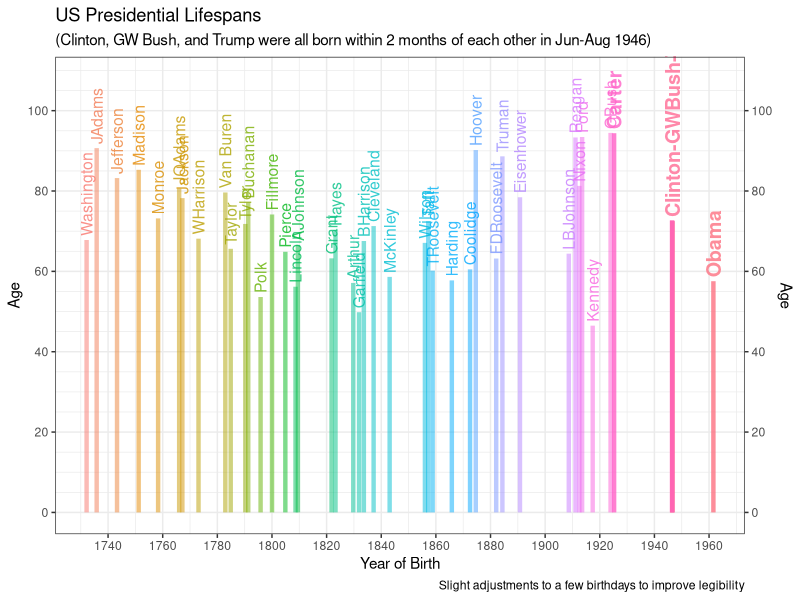
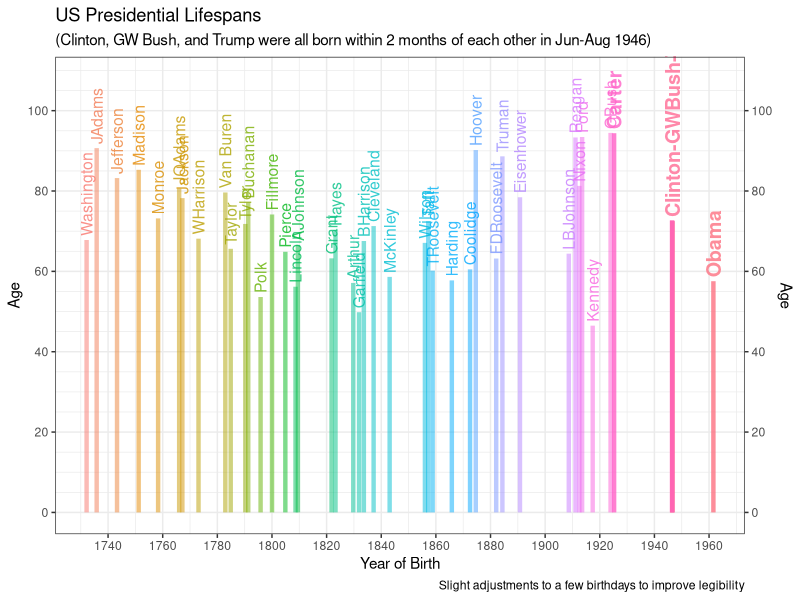

Reproduce these figures in R, in order.
# Lexis Presidents

library(tidyverse)

graphics.off()
windows(record=TRUE)

daynumber = function(x) {
      
    this_year = as.Date(x, '%B%e,%Y') %>%
                   strftime(format='%Y') %>%
                   as.numeric()
    this_day = as.Date(x, '%B%e,%Y') %>%
                strftime(format='%j') %>%
                as.numeric()
    
    leap = (this_year %% 4 == 0) & 
           !(this_year %in% c(1700,1800,1900))
    
    return( this_year + (this_day-1) / ifelse(leap,366,365) )
}

today = daynumber('Feb 22, 2019')

df = read.csv('USpresidents.csv') %>%
      mutate( birthday = daynumber(birthdate),
              deathday = daynumber(deathdate),
              living   = is.na(deathdate),
              lastday  = ifelse(living,today,deathday),
              lastage  = lastday-birthday) %>%
      select(name,contains('date'),
             birthday:lastage)

# reorder factor value of name for prettier plot
ord = order(df$birthday)
df$pres = factor(df$name, levels=df$name[ord])

# jiggle a few colliding birthdays to make the
# graph more legible

i = which(df$pres == 'JQAdams')
df$birthday[i] = df$birthday[i]-1.5
i = which(df$pres == 'AJackson')
df$birthday[i] = df$birthday[i]+1

i = which(df$pres == 'Lincoln')
df$birthday[i] = df$birthday[i]-0.5
i = which(df$pres == 'AJohnson')
df$birthday[i] = df$birthday[i]+0.5

i = which(df$pres == 'Grant')
df$birthday[i] = df$birthday[i]-0.5
i = which(df$pres == 'Hayes')
df$birthday[i] = df$birthday[i]+0.5

i = which(df$pres == 'Wilson')
df$birthday[i] = df$birthday[i]-1
i = which(df$pres == 'Taft')
df$birthday[i] = df$birthday[i]-0.5

i = which(df$pres == 'Nixon')
df$birthday[i] = df$birthday[i]-0.5

i = which(df$pres == 'GBush')
df$birthday[i] = df$birthday[i]-0.5
i = which(df$pres == 'Carter')
df$birthday[i] = df$birthday[i]+0.5

## jiggle the labels for Clinton,GWBush,Trump (all born
## within about 6 wks of each other in 1946)

df$txt = as.character(df$pres)
df$txt[df$pres == 'Clinton'] = 'Clinton-GWBush-Trump'
df$txt[df$pres == 'GWBush']  = ''
df$txt[df$pres == 'Trump']   = ''


##################################################

ggplot(data=df, aes(x=birthday, y=lastage,color=pres,alpha=living)) +
    geom_segment(aes(x=birthday, xend=birthday,
                 y=0, yend=lastage), lwd=1.5) +
    theme_bw() +
    scale_alpha_discrete( range=c(.50,.80), guide=FALSE) +
    scale_y_continuous(breaks=seq(0,100,20),
                       minor_breaks = seq(0,110,5),
                       lim=c(0,108),
                       sec.axis=dup_axis()) +
    scale_x_continuous(breaks=seq(1700,1980,20)) +
    scale_color_discrete(guide=FALSE) +
    geom_text( data=filter(df,!living),
               aes(x=birthday, y=lastage, label=txt),
               size=4, angle=90, hjust=0,nudge_y = 1,
               alpha=.80) +
    geom_text( data=filter(df,living),
               aes(x=birthday, y=lastage, label=txt),
               fontface='bold',size=5,
               angle=90, hjust=0,nudge_y = 1) +
    labs(x='Year of Birth', y='Age',
         title='US Presidential Lifespans',
         subtitle='(Clinton, GW Bush, and Trump were all born within 2 months of each other in Jun-Aug 1946)',
         caption='Slight adjustments to a few birthdays to improve legibility')



ggsave(file='USpresidents.png', width=15,
       height=8, units='in', dpi=300)

    


  